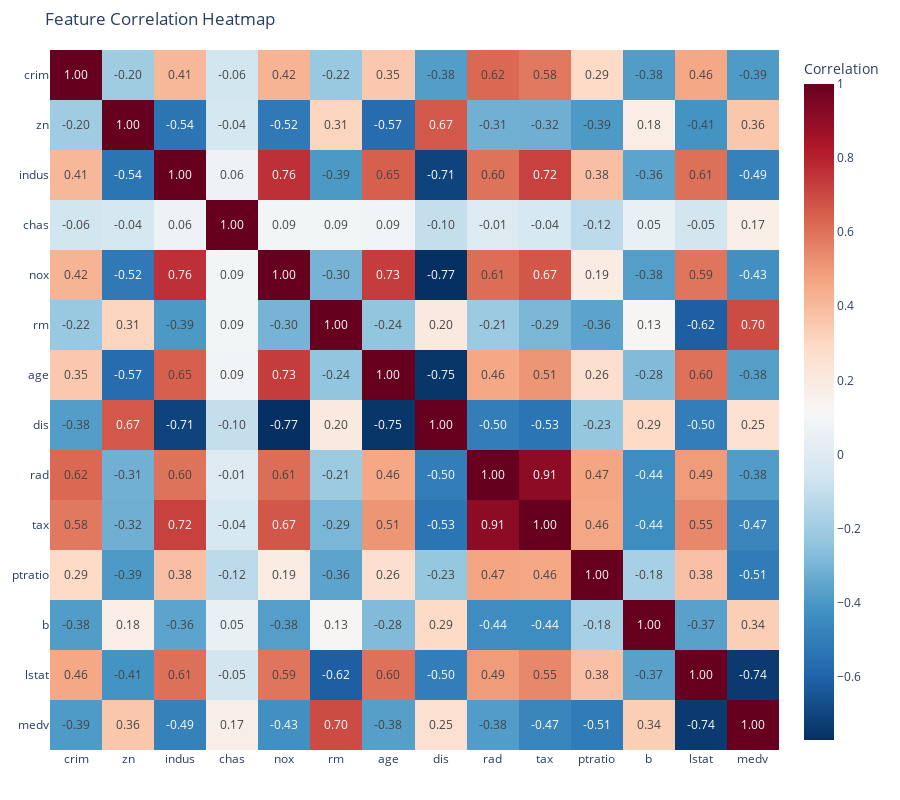

The cell this chart's notebook holds for it:
### Code cell
correlation = df.corr()

fig = px.imshow(
    correlation,
    text_auto='.2f',
    color_continuous_scale='RdBu_r',
    aspect='auto',
    title='Feature Correlation Heatmap'
)

fig.update_layout(
    width=900,
    height=800,
    margin=dict(l=50, r=50, t=50, b=50),
    coloraxis_colorbar=dict(title='Correlation'),
)

fig.show()

### Figure 1 — Plotly figure (JSON) as saved in the notebook; plotly's stock layout.template omitted (floating-point values rounded to 4 significant figures; data arrays with more than 128 entries replaced by an {"elided": "..."} marker saying what was removed)
{"data": [{"coloraxis": "coloraxis", "hovertemplate": "x: %{x}<br>y: %{y}<br>color: %{z}<extra></extra>", "name": "0", "texttemplate": "%{z:.2f}", "type": "heatmap", "x": ["crim", "zn", "indus", "chas", "nox", "rm", "age", "dis", "rad", "tax", "ptratio", "b", "lstat", "medv"], "xaxis": "x", "y": ["crim", "zn", "indus", "chas", "nox", "rm", "age", "dis", "rad", "tax", "ptratio", "b", "lstat", "medv"], "yaxis": "y", "z": {"elided": "14x14 float values"}}], "layout": {"coloraxis": {"colorbar": {"title": {"text": "Correlation"}}, "colorscale": [[0, "rgb(5,48,97)"], [0.1, "rgb(33,102,172)"], [0.2, "rgb(67,147,195)"], [0.3, "rgb(146,197,222)"], [0.4, "rgb(209,229,240)"], [0.5, "rgb(247,247,247)"], [0.6, "rgb(253,219,199)"], [0.7, "rgb(244,165,130)"], [0.8, "rgb(214,96,77)"], [0.9, "rgb(178,24,43)"], [1, "rgb(103,0,31)"]]}, "height": 800, "margin": {"b": 50, "l": 50, "r": 50, "t": 50}, "title": {"text": "Feature Correlation Heatmap"}, "width": 900, "xaxis": {"anchor": "y", "domain": [0, 1]}, "yaxis": {"anchor": "x", "autorange": "reversed", "domain": [0, 1]}}}
